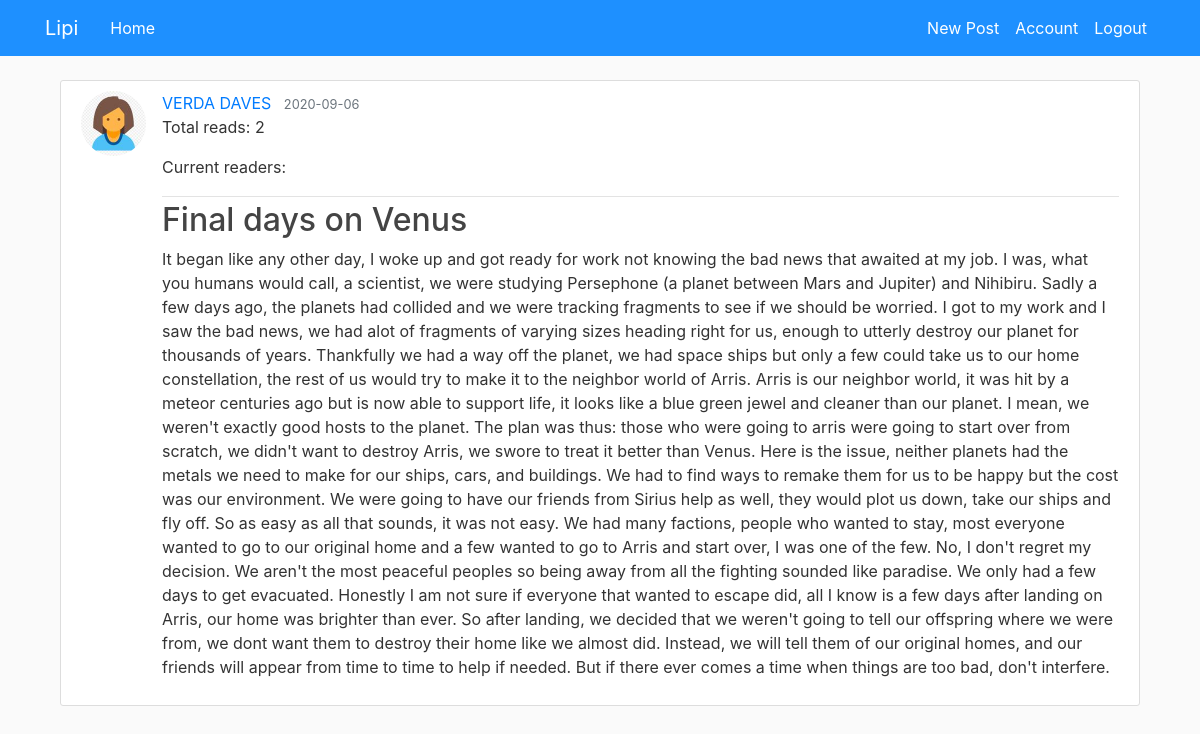
The app's page /post/4 (signed in) with its own data.
### flaskblog/models.py (models this page shows, shortened)
class User(db.Model, UserMixin):
    id = db.Column(db.Integer, primary_key=True)
    username = db.Column(db.String(20), unique=True, nullable=False)
    email = db.Column(db.String(120), unique=True, nullable=False)
    image_file = db.Column(db.String(20), nullable=False, default='default.jpg')
    password = db.Column(db.String(60), nullable=False)
    posts = db.relationship('Post', backref='author', lazy=True)
    current_url = db.Column(db.String(100), default='')

class Post(db.Model):
    id = db.Column(db.Integer, primary_key=True)
    title = db.Column(db.String(100), nullable=False)
    date_posted = db.Column(db.DateTime, nullable=False, default=datetime.utcnow)
    content = db.Column(db.Text, nullable=False)
    user_id = db.Column(db.Integer, db.ForeignKey('user.id'), nullable=False)
    total_views = db.Column(db.Integer, default=0)
    usernames = db.Column(db.String(2000), default='')

### flaskblog/posts/routes.py (the view)
@posts.route("/post/<int:post_id>")
@login_required
def post(post_id):
    post = Post.query.get_or_404(post_id)
    if current_user.username not in post.usernames.split(','):
        post.total_views += 1
        post.usernames += current_user.username + ','
    current_user.current_url = "/post/" + str(post_id)
    db.session.commit()
    current_view = 100
    return render_template('post.html', title=post.title, post=post, total_views = post.total_views, current_views= current_view)

### flaskblog/models.py (called while the page is built)
@login_manager.user_loader
def load_user(user_id):
    return User.query.get(int(user_id))

### flaskblog/templates/post.html (shortened to what this page needs)
{% extends "layout.html" %}
{% block content %}
  <article class="media content-section">
    <img class="rounded-circle article-img" src="{{ url_for('static', filename='profile_pics/' + post.author.image_file) }}">
    <div class="media-body">
      <div class="article-metadata">
        <a class="mr-2" href="{{ url_for('users.user_posts', username=post.author.username) }}">{{ post.author.username }}</a>
        <small class="text-muted">{{ post.date_posted.strftime('%Y-%m-%d') }}</small>
          <div>
            <p class="article-content">Total reads: {{ post.total_views }}</p>
        <p >Current readers:  </p>
          </div>
      </div>
      <h2 class="article-title">{{ post.title }}</h2>
      <p class="article-content">{{ post.content }}</p>
    </div>
  </article>
{% endblock content %}

### flaskblog/static/main.css (style rules this page uses)
body { background: #fafafa; color: #333333; margin-top: 5rem; }
h1, h2, h3, h4, h5, h6 { color: #444444; }
.content-section { background: #ffffff; padding: 10px 20px; border: 1px solid #dddddd; border-radius: 3px; margin-bottom: 20px; }
.article-title { color: #444444; }
.article-content { white-space: pre-line; }
.article-img { height: 65px; width: 65px; margin-right: 16px; }
.article-metadata { padding-bottom: 1px; margin-bottom: 4px; border-bottom: 1px solid #e3e3e3 }

### records on screen
User: image_file (picture), author.username "VERDA DAVES"
Post: date_posted "2020-09-06", total_views "2", title "Final days on Venus", content "It began like any other day, I woke up and got ready for work not knowing the bad news that awaited at my job. I was, what you humans would call, a scientist, we were studying Persephone (a planet between Mars and Jupiter) and Nihibiru. Sadly a few days ago, the planets had collided and we were tracking fragments to see if we should be worried. I got to my work and I saw the bad news, we had alot of fragments of varying sizes heading right for us, enough to utterly destroy our planet for thousands of years. Thankfully we had a way off the planet, we had space ships but only a few could take us to our home constellation, the rest of us would try to make it to the neighbor world of Arris.…"
